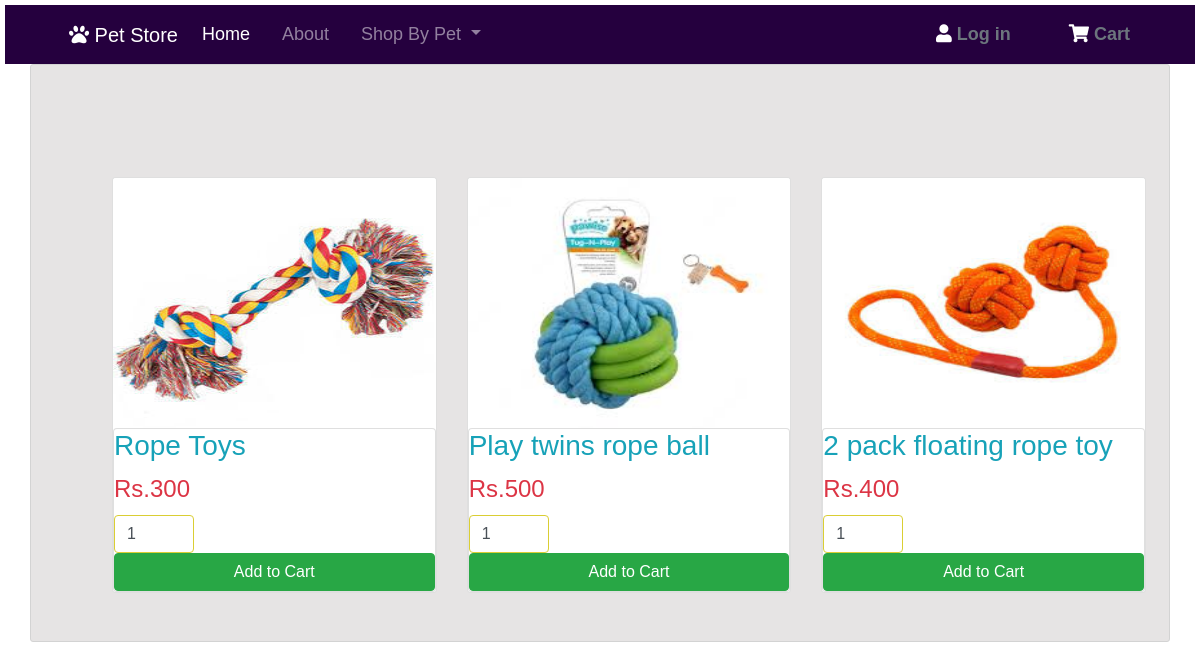
Screenshot of /rope_toys.php with the database file from the repository.
### tables this page shows
CREATE TABLE `products` (
  `prod_id` int(11) NOT NULL,
  `prod_name` varchar(30) NOT NULL,
  `price` float NOT NULL,
  `description` varchar(50) NOT NULL,
  `mfg_date` date NOT NULL,
  `exp_date` date DEFAULT NULL,
  `stock` int(11) NOT NULL,
  `prod_img` varchar(20) NOT NULL,
  `subcat_id` int(11) DEFAULT NULL
);

### rope_toys.php (the view, shortened to what this page needs)
<?php
include_once 'header.php';
?>
<head>
	<link rel="stylesheet" type="text/css" href="style.css">
</head>
<div class="container py-5 ">
	<div class="row mt-5 ml-5">
		<?php
		require 'dbc.inc.php';
		$query = "SELECT * FROM products where subcat_id=1";
		$querry_run = mysqli_query($conn,$query);
		$check_products = mysqli_num_rows($querry_run)>0;
		if($check_products){
			while($row=mysqli_fetch_assoc($querry_run)){
				?>
				<div class="col-md-4 mt-3">
					<form method="post" action="rope_toys.php?action=add&prod_id=<?=$row["prod_id"]?>">
					<div class="card">
						<img src="images/<?=$row['prod_img']?> " height="250px" class="card-img-top" alt="product images">
						<div class="card body">
						<h3 class="card-title text-info"><?php echo $row['prod_name'];?></h3>
						<h4 class="card-title text-danger">Rs.<?php echo $row['price'];?></h4>
						<div class="quant">
							<input type="text" id="quant" name="quantity"  value="1" class="form-control" />
						</div>
						<input type="submit" name="add_to_cart" class="btn btn-success" value="Add to Cart" />
						</div>
					</div>
					</form>
				</div>
				<?php
			}
		}
		else{
			echo 'No Products Found';
		}
		?>
	</div>
		</div>
<?php
include_once 'footer.php';
?>

### style.css (style rules this page uses)
.quant { display:flex; }
.quant input { border: 1px solid #dace34; width:80px; }
body { font-family: Arial; font-size: 17px; padding: 5px; }
* { box-sizing: border-box; }
.row { display: -ms-flexbox; display: flex; -ms-flex-wrap: wrap; flex-wrap: wrap; margin: 0 -10px; }
.container { background-color: #cfcccc85; padding: 3px 18px 13px 18px; border: 1px solid lightgrey; border-radius: 3px; }

### rows the page displays
products: prod_img (picture), prod_name "Rope Toys", price "300"
products: prod_img (picture), prod_name "Play twins rope ball", price "500"
products: prod_img (picture), prod_name "2 pack floating rope toy", price "400"
